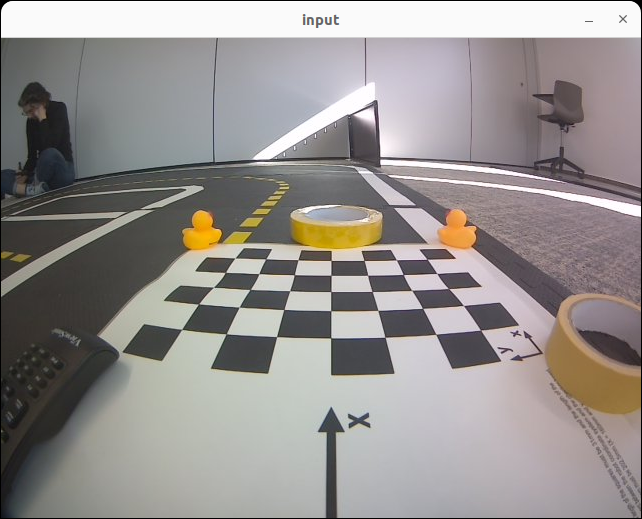
#> input picture packages/tests/kalibrierung.png, 642 x 519 px; its folder holds only this picture in this run
$ jupyter execute --allow-errors test_kalib.ipynb
#> lines starting #> are read from the running program, lines starting #| are printed output that depends on the picture; after the words box and inside, x2 and y2 are one past the last pixel; in counts of white or black regions, pixels touching at a corner belong together; long printed decimals are rounded
[cell 1]
import numpy as np
import cv2 as cv
import glob
import matplotlib.pyplot as plt

[cell 2]
# termination criteria
criteria = (cv.TERM_CRITERIA_EPS + cv.TERM_CRITERIA_MAX_ITER, 30, 0.001)

[cell 3]
# prepare object points, like (0,0,0), (1,0,0), (2,0,0) ....,(6,5,0)
objp = np.zeros((5*7,3), np.float32)
objp[:,:2] = np.mgrid[0:7,0:5].T.reshape(-1,2)

[cell 4]
# Arrays to store object points and image points from all the images.
objpoints = [] # 3d point in real world space
imgpoints = [] # 2d points in image plane.

[cell 5]
images = glob.glob('*.png')
images

[cell 6]
for fname in images:
    img = cv.imread(fname)
#> img is the input picture: shape (519, 642, 3); mean B, G, R 143.2, 145.2, 149.7
    gray = cv.cvtColor(img, cv.COLOR_BGR2GRAY)
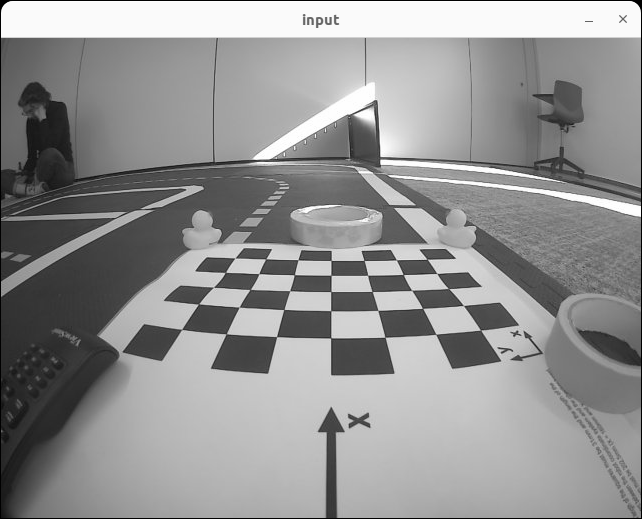
#> gray: shape (519, 642); min 0, max 255, mean 146.3

    # Find the chess board corners
    ret, corners = cv.findChessboardCorners(gray, (7,5), None)
#> ret = True; corners = 35 rows, first 8: [235, 258], [265.6, 258.9], [297.9, 259.7], [331, 260.4], [364, 260.4], [396.4, 259.9], [427, 259.3], [225.5, 272.3]
    print(ret)
#| True
    # If found, add object points, image points (after refining them)
    if ret == True:
        objpoints.append(objp)

        corners2 = cv.cornerSubPix(gray,corners, (11,11), (-1,-1), criteria)
#> corners2 = 35 rows, first 8: [235.1, 257.6], [269.6, 251.5], [298.3, 258.5], [331.3, 257.7], [362.5, 256.3], [395.9, 258.9], [423.8, 255], [225.4, 272.4]
        imgpoints.append(corners2)

        # Draw and display the corners
        cv.drawChessboardCorners(img, (7,6), corners2, ret)
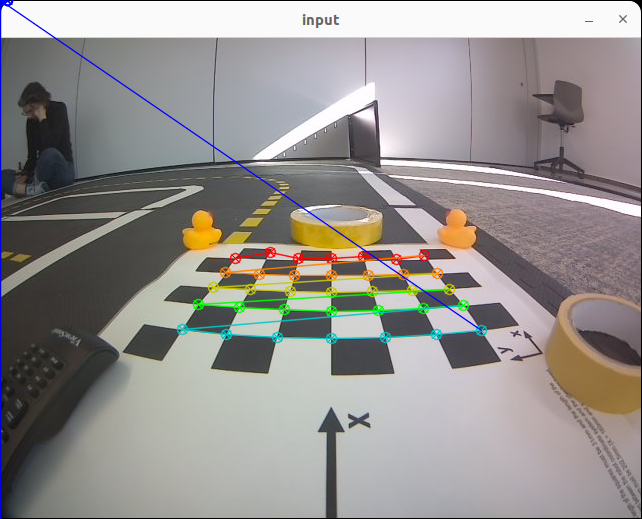
#> img: shape (519, 642, 3); 3.29% of pixels changed, all inside (x1, y1, x2, y2) = (0, 0, 488, 519)
        plt.imshow(img)
        #cv.imshow('img', img)
        #cv.waitKey(500)

#cv.destroyAllWindows()

[cell 7]
corners
#> Out has the same summary as corners2

[cell 8]
ret, mtx, dist, rvecs, tvecs = cv.calibrateCamera(objpoints, imgpoints, gray.shape[::-1], None, None)
#> ret = 1.91; mtx = [[203.1, 0, 328.8], [0, 100, 227.1], [0, 0, 1]]; dist = [[-0.186, 0.0525, -0.0126, 0.000878, -0.00622]]; rvecs = ([-0.947, -0.00198, 0.0118],); tvecs = ([-2.93, 1.95, 6.01],)

[cell 9]
img = cv.imread('image_big.png')
#> (the rest of this cell did not finish here and is left out)

#> (a cell that did not finish here is left out)

#> (a cell that did not finish here is left out)

[cell 12]
# Function to map image coordinates to world coordinates
def image_to_world(img_point, mtx, dist, rvec, tvec):
    # undistort the image point
#> called with img_point = (300, 300), mtx = array of shape (3, 3), dist = array of shape (1, 5), rvec = array of shape (3, 1), tvec = array of shape (3, 1)
    img_point = np.array([[img_point]], dtype='float32')
    undistorted_point = cv.undistortPoints(img_point, mtx, dist)
#> undistorted_point = [[-0.164, 0.854]]

    # Convert from 2D to 3D using the homography (essentially projecting onto the floor)
    # Here, we assume the floor lies at z = 0 in world coordinates, so we solve for x and y.

    # Example assuming a simple 2D homography solution based on a known floor plane:
    # We use the camera matrix and rotation/translation vectors to find the world coordinates

    # Convert image points to normalized coordinates (in the camera frame)
    normalized_point = np.linalg.inv(mtx).dot(np.array([undistorted_point[0][0][0], undistorted_point[0][0][1], 1]))
#> normalized_point = [-1.62, -2.26, 1]
    print(normalized_point)
#| [-1.619  -2.262  1.        ]

    # Get rotation and translation matrix from rvecs and tvecs
    rotation_matrix, _ = cv.Rodrigues(rvec)
#> rotation_matrix = [[1, -0.00926, -0.00689], [0.011, 0.584, 0.812], [-0.0035, -0.812, 0.584]]
    transformation_matrix = np.hstack((rotation_matrix, tvec))
#> transformation_matrix = [[1, -0.00926, -0.00689, -2.93], [0.011, 0.584, 0.812, 1.95], [-0.0035, -0.812, 0.584, 6.01]]

    # Define the floor plane (z = 0) in world coordinates
    # We need to solve for x, y using a homography or similar projection method
    # Here we'll assume a simple transformation for a flat floor

    homogeneous_point = np.array([normalized_point[0], normalized_point[1], 1, 1])
#> homogeneous_point = [-1.62, -2.26, 1, 1]
    print(homogeneous_point)
#| [-1.619  -2.262  1.          1.        ]
    world_point = np.dot(transformation_matrix, homogeneous_point)
#> world_point = [-4.54, 1.42, 8.43]
    print(world_point)
#| [-4.536  1.422   8.435]
    return world_point[:2]  # Return x, y on the floor

[cell 13]
ret, mtx, dist, rvecs, tvecs = cv.calibrateCamera(objpoints, imgpoints, gray.shape[::-1], None, None)
image_to_world((300,300),mtx,dist,rvecs[0],tvecs[0])
#> Out = [-4.54, 1.42]

[cell 14]
image_point = [300,300]
#> image_point = [300, 300]

rotation_matrix, _ = cv.Rodrigues(rvecs[0])
transformation_matrix = np.hstack((rotation_matrix, tvecs[0]))


# Normalize the image point by inverting the intrinsic matrix
# Convert to homogeneous coordinates (with z=1)
image_point_homogeneous = np.array([image_point[0], image_point[1], 1.0])
#> image_point_homogeneous = [300, 300, 1]

# Invert the camera matrix to get the normalized coordinates in camera space
normalized_image_point = np.linalg.inv(mtx).dot(image_point_homogeneous)
#> normalized_image_point = [-0.142, 0.729, 1]

# Now, we need to reverse the projection and solve for the world coordinates at z = 0
# The ray in camera space is (normalized_image_point.x, normalized_image_point.y, 1),
# and it should intersect the plane z = 0 (the floor).
# The formula is: scale_factor = -tvec[2] / (rotation_matrix[2, 0] * normalized_image_point[0] +
#                                         rotation_matrix[2, 1] * normalized_image_point[1] +
#                                         rotation_matrix[2, 2])

# Calculate the scaling factor for the ray to intersect the z = 0 plane
scale_factor = -tvecs[0][2] / (rotation_matrix[2, 0] * normalized_image_point[0] +
                           rotation_matrix[2, 1] * normalized_image_point[1] +
                           rotation_matrix[2, 2])
#> scale_factor = [802.7]

# Now calculate the world coordinates (x, y, 0) where z = 0
world_point_camera_coordinates = scale_factor * np.array([normalized_image_point[0], normalized_image_point[1], 1])
#> world_point_camera_coordinates = [-113.6, 585.4, 802.7]

# Apply the rotation and translation to get the coordinates in the world frame
world_point = rotation_matrix.dot(world_point_camera_coordinates) + tvecs[0]
#> world_point = [[-127.5, 989.2, -8.94], [-122.6, 994.1, -4.06], [-118.5, 998.2, -7.82e-14]]

# The world coordinates of the point on the floor (z = 0)
print(f"World Coordinates (Floor Plane, z=0): {world_point}")
#| World Coordinates (Floor Plane, z=0): [[-1.27484454e+02  9.89224099e+02 -8.93990926e+00]
#|  [-1.22604327e+02  9.94104226e+02 -4.05978231e+00]
#|  [-1.18544544e+02  9.98164008e+02 -7.81597009e-14]]

[cell 15]
import numpy as np
import cv2


# Camera extrinsic parameters: rotation (rvec) and translation (tvec)
# Example values, replace them with actual calibration results
rvec = rvecs[0].reshape((3))
#> rvec = [-0.947, -0.00198, 0.0118]
tvec = tvecs[0].reshape((3))
#> tvec = [-2.93, 1.95, 6.01]
# Convert rotation vector to rotation matrix using Rodrigues
rotation_matrix, _ = cv2.Rodrigues(rvec)

# Example image point (in pixels)
image_point = np.array([300, 300])  # Image point (x, y) in pixel coordinates

# Normalize the image point by inverting the intrinsic matrix
# Convert to homogeneous coordinates (with z=1)
image_point_homogeneous = np.array([image_point[0], image_point[1], 1.0])

# Invert the camera matrix to get the normalized coordinates in camera space
normalized_image_point = np.linalg.inv(mtx).dot(image_point_homogeneous)

# The ray in camera space is (normalized_image_point.x, normalized_image_point.y, 1),
# and it should intersect the plane z = 0 (the floor).
# We solve for the scale_factor that projects the ray onto the floor (z = 0 plane).
# Ray equation:  t * normalized_image_point = (x, y, z)  with z = 0

# The equation to find the scaling factor is:
# 0 = t * normalized_image_point[2] + tvec[2] + rotation_matrix[2, 0] * t * normalized_image_point[0] +
#     rotation_matrix[2, 1] * t * normalized_image_point[1]

# Calculate the scaling factor for the ray to intersect the z = 0 plane
denominator = rotation_matrix[2, 0] * normalized_image_point[0] + \
              rotation_matrix[2, 1] * normalized_image_point[1] + \
              rotation_matrix[2, 2] * 1  # (we use normalized_image_point[2] = 1)
#> denominator = -0.00749
scale_factor = -(tvec[2] + denominator) / denominator  # Solving for t
#> scale_factor = 801.7

# Now calculate the world coordinates (x, y, 0) where z = 0
camera_coordinates = scale_factor * normalized_image_point[:2]
#> camera_coordinates = [-113.5, 584.7]

# Apply the rotation and translation to get the coordinates in the world frame
world_point_camera_coordinates = rotation_matrix.dot(np.array([camera_coordinates[0], camera_coordinates[1], 0])) + tvec
#> world_point_camera_coordinates = [-121.8, 342.1, -468.2]

# The world coordinates of the point on the floor (z = 0)
print(f"World Coordinates (Floor Plane, z=0): {world_point_camera_coordinates}")
#| World Coordinates (Floor Plane, z=0): [-121.809  342.134 -468.198]

[cell 16]
rvecs[0].reshape((3))
#> Out = [-0.947, -0.00198, 0.0118]

$ run again, on packages/tests/image_big.png
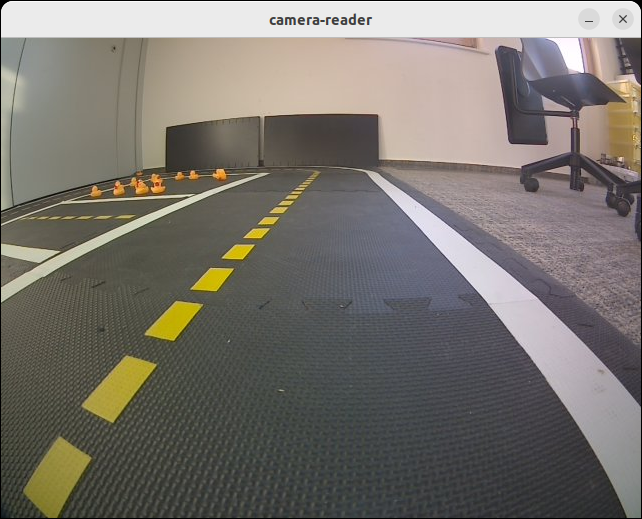
#> input picture packages/tests/image_big.png, 642 x 519 px
#> img is the input picture: shape (519, 642, 3); mean B, G, R 109.3, 115.7, 120
#> `gray = cv.cvtColor(img, cv.COLOR_BGR2GRAY)`:
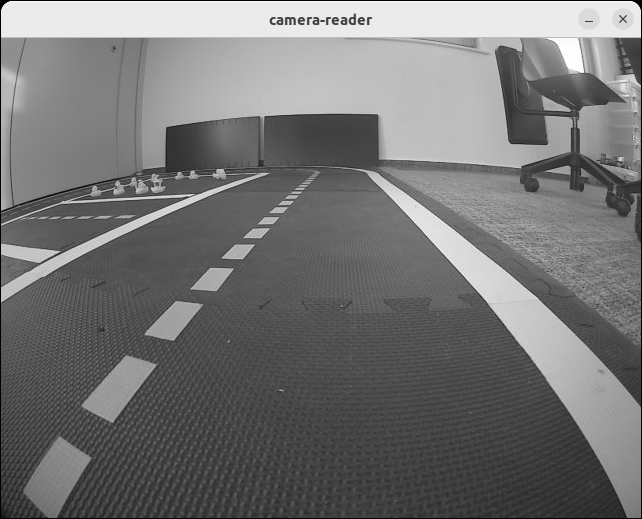
#> gray: shape (519, 642); min 0, max 255, mean 116.3
#> ret = False; corners = None
#| False
